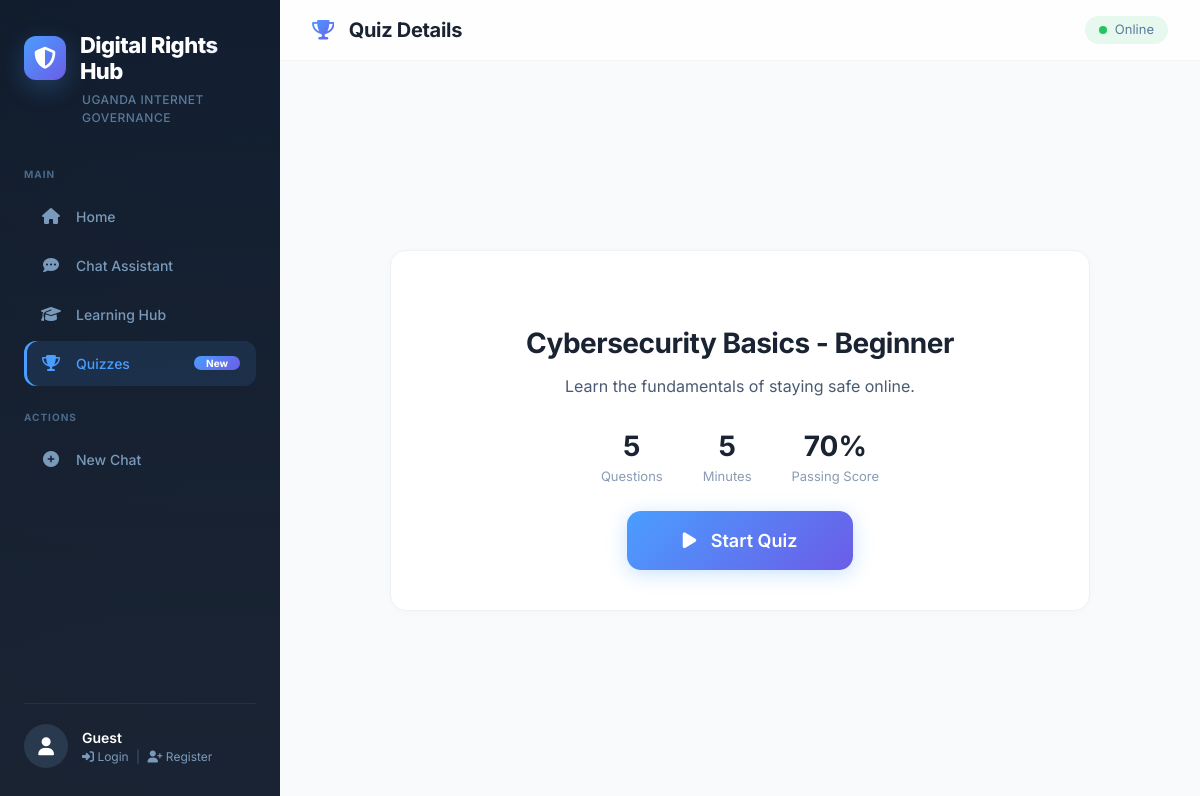
The app's page /quizzes/2/ with its own data.
### chatbot/models.py (models this page shows, shortened)
class Quiz(models.Model):
    CATEGORY_CHOICES = [
        ('digital_rights', 'Digital Rights'),
        ('privacy', 'Data Privacy'),
        ('ai_policy', 'AI Policy'),
        ('cybersecurity', 'Cybersecurity'),
        ('internet_governance', 'Internet Governance'),
        ('general', 'General'),
    ]
    title = models.CharField(max_length=200)
    description = models.TextField()
    category = models.CharField(max_length=50, choices=CATEGORY_CHOICES)
    difficulty = models.CharField(max_length=20, choices=[
        ('beginner', 'Beginner'),
        ('intermediate', 'Intermediate'),
        ('advanced', 'Advanced'),
    ], default='beginner')
    time_limit = models.IntegerField(default=5)
    passing_score = models.IntegerField(default=70)
    is_published = models.BooleanField(default=True)
    created_at = models.DateTimeField(auto_now_add=True)

### chatbot/views.py (the view)
# urls.py: path('quizzes/<int:quiz_id>/', views.quiz_detail, name='quiz_detail'),
def quiz_detail(request, quiz_id):
    quiz = get_object_or_404(Quiz, id=quiz_id, is_published=True)
    questions = quiz.questions.all().order_by('order')
    user = request.user if request.user.is_authenticated else None
    previous_attempts = QuizAttempt.objects.filter(
        quiz=quiz,
        user=user
    ) if user else QuizAttempt.objects.filter(
        quiz=quiz,
        session_id=request.session.session_key
    )
    best_score = previous_attempts.order_by('-score').first() if previous_attempts.exists() else None
    context = {
        'quiz': quiz,
        'questions': questions,
        'question_count': questions.count(),
        'previous_attempts': previous_attempts.count(),
        'best_score': best_score,
    }
    return render(request, 'chatbot/quiz_detail.html', context)

### chatbot/templates/chatbot/quiz_detail.html (shortened to what this page needs)
<!DOCTYPE html>
<html lang="en">
<head>
    <link href="https://cdn.jsdelivr.net/npm/bootstrap@5.3.0/dist/css/bootstrap.min.css" rel="stylesheet">
    <link rel="stylesheet" href="https://cdnjs.cloudflare.com/ajax/libs/font-awesome/6.4.0/css/all.min.css">
</head>
<body>
<div class="app-container">
    <aside class="sidebar" id="sidebar">
        <div class="sidebar-brand">
            <div class="logo-icon"><div class="icon-wrap"><i class="fas fa-shield-alt"></i></div><h1>Digital Rights Hub</h1></div>
            <div class="subtitle">Uganda Internet Governance</div>
        </div>
        <nav class="sidebar-nav">
            <div class="nav-label">Main</div>
            <a href="/" class="nav-item "><i class="fas fa-home"></i> Home</a>
            <a href="/chat/" class="nav-item"><i class="fas fa-comment-dots"></i> Chat Assistant</a>
            <a href="/learn/" class="nav-item"><i class="fas fa-graduation-cap"></i> Learning Hub</a>
            <a href="/quizzes/" class="nav-item active"><i class="fas fa-trophy"></i> Quizzes <span class="badge">New</span></a>
            <div style="margin-top:24px;"><div class="nav-label">Actions</div>
            <a href="/chat/" onclick="resetChat()" class="nav-item"><i class="fas fa-plus-circle"></i> New Chat</a></div>
        </nav>
        <div class="sidebar-footer">
            <div class="user-info">
                {% if user.is_authenticated %}
                    <div class="user-avatar">{{ user.username|make_list|first|upper }}</div>
                    <div>
                        <div class="user-name">{{ user.username }}</div>
                        <div class="user-role">
                            <a href="{% url 'profile' %}"><i class="fas fa-user"></i> Profile</a>
                            <span class="sep">|</span>
                            <a href="{% url 'logout' %}"><i class="fas fa-sign-out-alt"></i> Logout</a>
                        </div>
                    </div>
                {% else %}
                    <div class="user-avatar guest"><i class="fas fa-user" style="font-size:18px;"></i></div>
                    <div>
                        <div class="user-name">Guest</div>
                        <div class="user-role">
                            <a href="{% url 'login' %}"><i class="fas fa-sign-in-alt"></i> Login</a>
                            <span class="sep">|</span>
                            <a href="{% url 'register' %}"><i class="fas fa-user-plus"></i> Register</a>
                        </div>
                    </div>
                {% endif %}
            </div>
        </div>
    </aside>
    <main class="main-content">
        <header class="main-header">
            <h2><i class="fas fa-trophy"></i> Quiz Details</h2>
            <div class="header-actions"><span class="status"><span class="dot"></span><span>Online</span></span></div>
        </header>
        <div class="content-area">
            <div class="detail-container">
                <div class="badge-group">
                    <span class="badge badge-{{ quiz.category }}">{{ quiz.get_category_display }}</span>
                    <span class="badge difficulty-{{ quiz.difficulty }}">{{ quiz.get_difficulty_display }}</span>
                </div>
                <h1>{{ quiz.title }}</h1>
                <div class="description">{{ quiz.description }}</div>
                <div class="stats">
                    <div class="stat-item"><div class="number">{{ question_count }}</div><div class="label">Questions</div></div>
                    <div class="stat-item"><div class="number">{{ quiz.time_limit }}</div><div class="label">Minutes</div></div>
                    <div class="stat-item"><div class="number">{{ quiz.passing_score }}%</div><div class="label">Passing Score</div></div>
                </div>
                <a href="{% url 'quiz_take' quiz.id %}" class="btn-start-large"><i class="fas fa-play" style="margin-right:10px;"></i> Start Quiz</a>
            </div>
        </div>
    </main>
</div>
</body>
</html>

### records on screen
Quiz: title "Cybersecurity Basics - Beginner", description "Learn the fundamentals of staying safe online.", time_limit "5", passing_score "70"

### other values on screen
{{ question_count }} "5"
